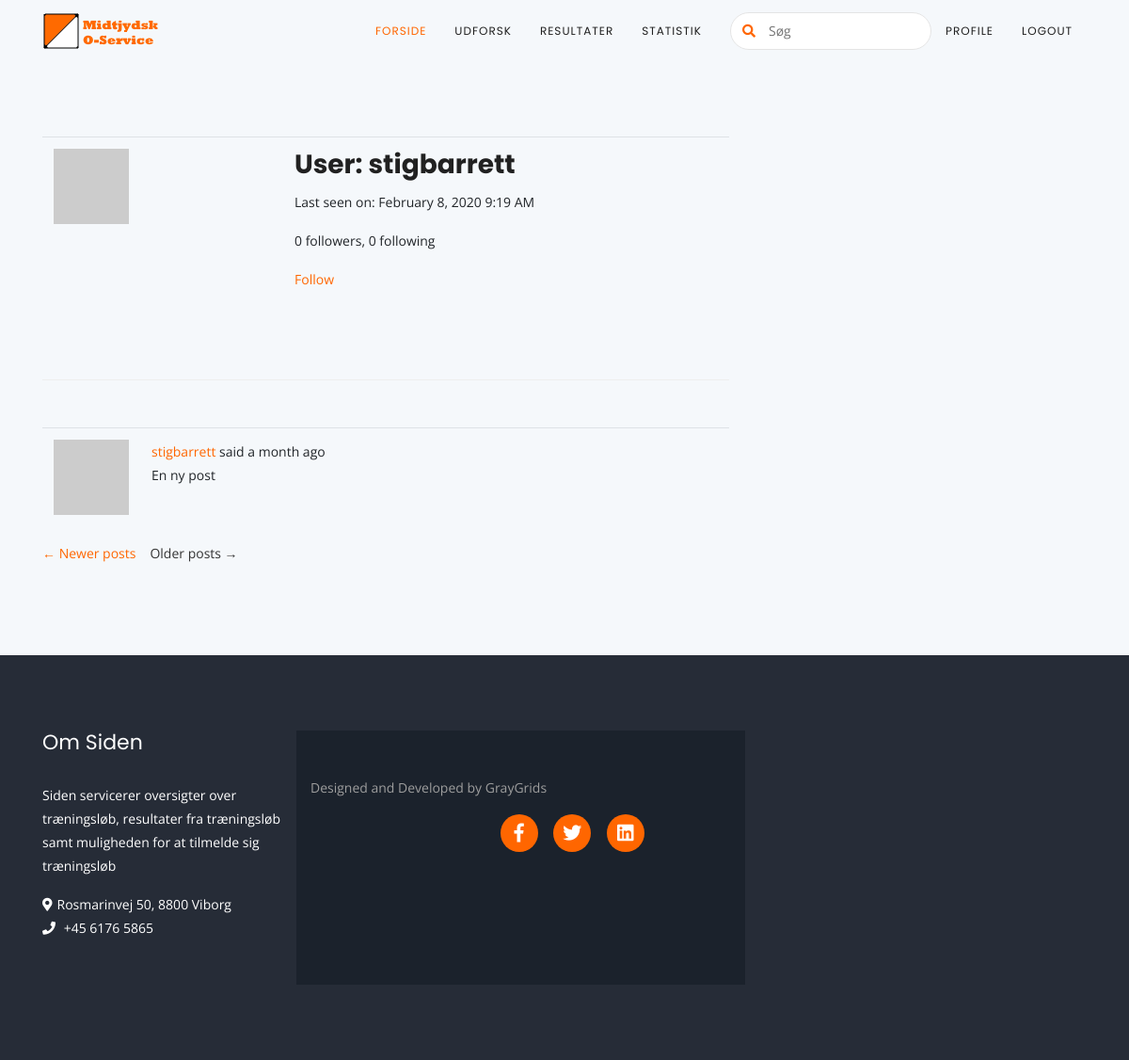
Page /user/stigbarrett (signed in) on the committed database.
### app/models.py (models this page shows, shortened)
class User(UserMixin, db.Model):
    id = db.Column(db.Integer, primary_key=True)
    username = db.Column(db.String(64), index=True, unique=True)
    email = db.Column(db.String(120), index=True, unique=True)
    password_hash = db.Column(db.String(128))
    posts = db.relationship('Post', backref='author', lazy='dynamic')
    about_me = db.Column(db.String(140))
    last_seen = db.Column(db.DateTime, default=datetime.utcnow)
    followed = db.relationship(
        'User', secondary=followers,
        primaryjoin=(followers.c.follower_id == id),
        secondaryjoin=(followers.c.followed_id == id),
        backref=db.backref('followers', lazy='dynamic'), lazy='dynamic')
    def avatar(self, size):
        digest = md5(self.email.lower().encode('utf-8')).hexdigest()
        return 'https://www.gravatar.com/avatar/{}?d=identicon&s={}'.format(
            digest, size)
    def is_following(self, user):
        return self.followed.filter(
            followers.c.followed_id == user.id).count() > 0

class SearchableMixin(object):
    @classmethod
    def before_commit(cls, session):
        session._changes = {
            'add': list(session.new),
            'update': list(session.dirty),
            'delete': list(session.deleted)
        }
    @classmethod
    def after_commit(cls, session):
        for obj in session._changes['add']:
            if isinstance(obj, SearchableMixin):
                add_to_index(obj.__tablename__, obj)
        for obj in session._changes['update']:
            if isinstance(obj, SearchableMixin):
                add_to_index(obj.__tablename__, obj)
        for obj in session._changes['delete']:
            if isinstance(obj, SearchableMixin):
                remove_from_index(obj.__tablename__, obj)
        session._changes = None

class Post(SearchableMixin, db.Model):
    __searchable__ = ['body']
    id = db.Column(db.Integer, primary_key=True)
    body = db.Column(db.String(140))
    timestamp = db.Column(db.DateTime, index=True, default=datetime.utcnow)
    user_id = db.Column(db.Integer, db.ForeignKey('user.id'))
    language = db.Column(db.String(5))

### app/main/routes.py (the view)
@bp.route('/user/<username>')
@login_required
def user(username):
    user = User.query.filter_by(username=username).first_or_404()
    page = request.args.get('page', 1, type=int)
    posts = user.posts.order_by(Post.timestamp.desc()).paginate(
        page, current_app.config['POSTS_PER_PAGE'], False)
    next_url = url_for('main.user', username=user.username,
                       page=posts.next_num) if posts.has_next else None
    prev_url = url_for('main.user', username=user.username,
                       page=posts.prev_num) if posts.has_prev else None
    return render_template('user.html', user=user, posts=posts.items,
                           next_url=next_url, prev_url=prev_url)

### app/main/forms.py
class SearchForm(FlaskForm):
    q = StringField(_l('Search'), validators=[DataRequired()])
    def __init__(self, *args, **kwargs):
        if 'formdata' not in kwargs:
            kwargs['formdata'] = request.args
        if 'csrf_enabled' not in kwargs:
            kwargs['csrf_enabled'] = False
        super(SearchForm, self).__init__(*args, **kwargs)

### app/main/routes.py (called while the page is built)
@bp.before_app_request
def before_request():
    if current_user.is_authenticated:
        current_user.last_seen = datetime.utcnow()
        db.session.commit()
        g.search_form = SearchForm()
    g.locale = str(get_locale())

### app/models.py (called while the page is built)
@login.user_loader
def load_user(id):
    return User.query.get(int(id))

### app/templates/user.html (shortened to what this page needs)
{% extends "base.html" %}
{% block app_content %}
<section class="cta-section section">
    <div class="container">
        <div class="row">
            <div class="col-md-8">
                <article class="blog-post-wrapper wow fadeIn" data-wow-delay="0.3s">
                <table class="table table-hover">
                    <tr>
                        <td width="256px"><img src="{{ user.avatar(256) }}"></td>
                        <td>
					        <h3 class="text-black">{{ _('User') }}: {{ user.username }}</h3>
                            {% if user.last_seen %}
                            <p>{{ _('Last seen on') }}: {{ moment(user.last_seen).format('LLL') }}</p>
                            {% endif %}
                            <p>{{ _('%(count)d followers', count=user.followers.count()) }}, {{ _('%(count)d following', count=user.followed.count()) }}</p>
                            {% if user == current_user %}
                            <p><a href="{{ url_for('main.edit_profile') }}">{{ _('Edit your profile') }}</a></p>
                            {% elif not current_user.is_following(user) %}
                            <p><a href="{{ url_for('main.follow', username=user.username) }}">{{ _('Follow') }}</a></p>
                            {% else %}
                            <p><a href="{{ url_for('main.unfollow', username=user.username) }}">{{ _('Unfollow') }}</a></p>
                            {% endif %}
                        </td>
                    </tr>
                </table>
                </article>
                {% for post in posts %}
                    {% include '_post.html' %}
                {% endfor %}
                <div class="blog-pagination clearfix wow fadeIn" data-wow-delay="0.3s">
                    <nav aria-label="..." class="">
                        <ul class="pagination">
                                    <a href="{{ prev_url or '#' }}">
                                        <span aria-hidden="true">&larr;</span> {{ _('Newer posts') }}
                                    </a>
                            <li class="page-item">
                                <a class="next{% if not next_url %} disabled{% endif %}">
                                    <a href="{{ next_url or '#' }}">
                                        {{ _('Older posts') }} <span aria-hidden="true">&rarr;</span>
                                    </a>
                                </a>
                            </li>
                        </ul>
                    </nav>
                </div>
            </div>
        </div>
    </div>
</div>
{% endblock %}

### app/templates/_post.html (shortened to what this page needs)
    <table class="table table-hover">
        <tr>
            <td width="70px">
                <a href="{{ url_for('main.user', username=post.author.username) }}">
                    <img src="{{ post.author.avatar(70) }}" />
                </a>
            </td>
            <td>
                {{ _('%(username)s said %(when)s',
                    username=user_link, when=moment(post.timestamp).fromNow()) }}
                <br>
                <span id="post{{ post.id }}">{{ post.body }}</span>
            </td>
        </tr>
    </table>

### app/static/assets/css/main.css (style rules this page uses)
body { font-family: 'Open Sans', sans-serif; background: #F5F8FB; font-size: 14px; font-weight: 400; -webkit-box-sizing: border-box; -moz-box-sizing: border-box; box-sizing: border-box; -webkit-font-smoothing: subpixel-antialiased; color: #666; overflow-x: hidden; line-height: 25px; -webkit-backface-visibility: hidden; backface-visibility: hidden; }
a { -webkit-transition: all 0.2s linear; -moz-transition: all 0.2s linear; -o-transition: all 0.2s linear; transition: all 0.2s linear; }
ul { padding: 0; }
ul li { margin: 0; list-style-type: none; }
h1, h2, h3, h4, h5, h6 { font-family: 'Poppins', sans-serif; margin-top: 0; font-weight: 700; color: #212121; margin-bottom: 10px; }
.section { padding: 80px 0; }
.cta-section { width: 100%; position: relative; }
.blog-post-wrapper { margin-bottom: 50px; padding-bottom: 50px; border-bottom: 1px solid #eee; }
.blog-pagination nav ul.pagination li.page-item a { border-radius: 0; margin-right: 15px !important; color: #333; }
.blog-pagination { text-align: center; }

### app/static/assets/css/colors/orange.css (style rules this page uses)
a { color: #F60; }

### rows in the picture
User: username "stigbarrett", last_seen "February 8, 2020 9:19 AM"
Post: body "En ny post"
